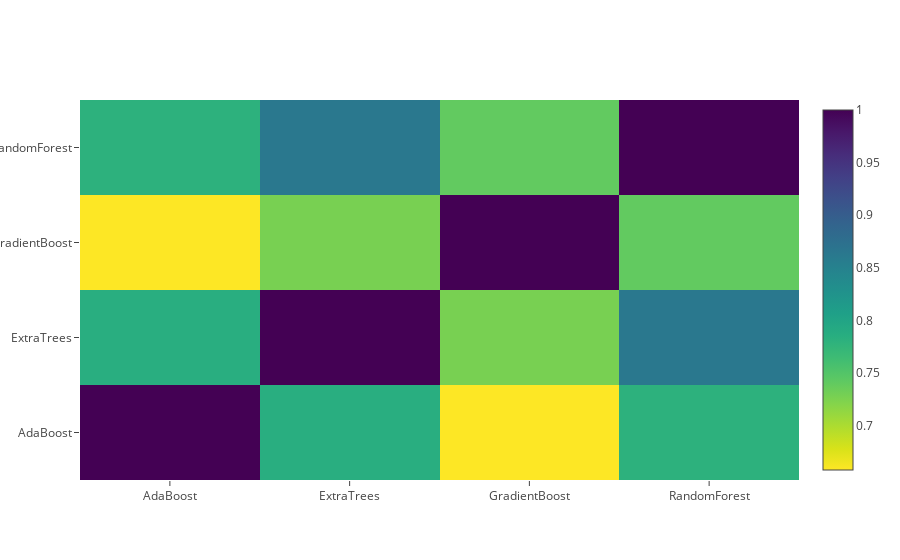

Write notebook code for a chart like this one.
### Code cell
data = [
    go.Heatmap(
        z = base_predictions_train.astype(float).corr().values, 
        x = base_predictions_train.columns.values, 
        y = base_predictions_train.columns.values,
        colorscale = 'Viridis', 
        showscale = True, 
        reversescale = True
    )
]
py.iplot(data, filename='labelled_heatmap')

### Figure 1 — Plotly figure (JSON) as saved in the notebook; plotly's stock layout.template omitted (floating-point values rounded to 4 significant figures)
{"data": [{"colorscale": "Viridis", "reversescale": true, "showscale": true, "type": "heatmap", "x": ["AdaBoost", "ExtraTrees", "GradientBoost", "RandomForest"], "y": ["AdaBoost", "ExtraTrees", "GradientBoost", "RandomForest"], "z": [[1, 0.7849, 0.658, 0.7806], [0.7849, 1, 0.7279, 0.8631], [0.658, 0.7279, 1, 0.7404], [0.7806, 0.8631, 0.7404, 1]]}], "layout": {}}
